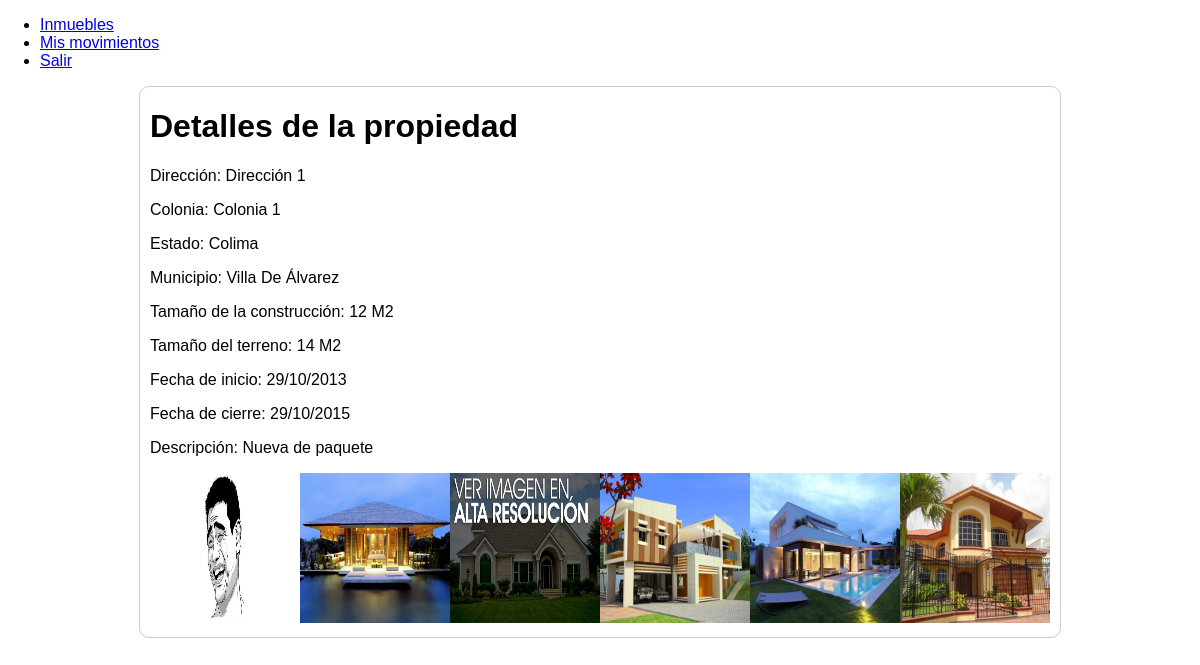
The page /ver_propiedad.php?id=7 on the database its author committed.
### tables this page shows
CREATE TABLE IF NOT EXISTS `propiedades` (
  `IdPropiedad` int(11) NOT NULL AUTO_INCREMENT,
  `Direccion` varchar(250) NOT NULL,
  `Colonia` varchar(100) NOT NULL,
  `Estado` varchar(20) NOT NULL,
  `Municipio` varchar(20) NOT NULL,
  `Construccion` varchar(20) NOT NULL,
  `Unidad1` varchar(10) NOT NULL,
  `Terreno` int(11) NOT NULL,
  `Unidad2` varchar(10) NOT NULL,
  `Precio` int(11) NOT NULL,
  `Moneda` varchar(10) NOT NULL,
  `Piso` int(11) NOT NULL,
  `Cochera` varchar(10) NOT NULL,
  `Cuarto` varchar(10) NOT NULL,
  `Bath` varchar(10) NOT NULL,
  `TOperacion` varchar(10) NOT NULL,
  `Antiguedad` varchar(20) NOT NULL,
  `TPropiedad` varchar(20) NOT NULL,
  `FInicio` varchar(10) NOT NULL,
  `FFin` varchar(10) NOT NULL,
  `Foto1` varchar(250) NOT NULL,
  `Foto2` varchar(250) NOT NULL,
  `Foto3` varchar(250) NOT NULL,
  `Foto4` varchar(250) NOT NULL,
  `Foto5` varchar(250) NOT NULL,
  `Foto6` varchar(250) NOT NULL,
  `Descripcion` varchar(500) NOT NULL,
  `Coordenadas` varchar(100) NOT NULL,
  `Disponible` varchar(2) NOT NULL,
  PRIMARY KEY (`IdPropiedad`)
);

### api/dbConfig.php (called while the page is built, shortened)
<?php
	$dbName="mapavende";
?>

### api/consultas.php (called while the page is built, shortened)
<?php
	function consultar($query){
		require('dbConfig.php');
		$conexion =  mysql_connect($serverAddress, $user, $passwd);
		$resultado= mysql_query($query, $conexion);
		$i=0;
		while ($reg2=mysql_fetch_array($resultado)){
			$arreglo[$i]=$reg2;
			$i++;
		}
		if($i==0){
			return $reg2;
		}
		else{
			return $arreglo;
		}
	}
?>

### ver_propiedad.php (the view, shortened to what this page needs)
<?php
	include ("api/consultas.php");
	$id_propiedad = $_GET["id"];
	$propiedad = consultar("SELECT * FROM propiedades WHERE IdPropiedad= $id_propiedad");
?>
<!DOCTYPE html>
<html>
	<head>
    	<link rel="stylesheet" href="assets/css/main.css">
    	<link rel="stylesheet" href="assets/css/normalize.css">
	</head>
	<body>
	<div>
	<ul>
		<li><a href="lista_propiedades.php">Inmuebles</a></li>
		<li><a href="mis_movimientos.php">Mis movimientos</a></li>
		<li><a href="exit.php">Salir</a></li>
	</ul>
	</div>
	<div class="propertyContainer">
		<div class="property">
	<h1>Detalles de la propiedad</h1>
	<?php
		echo "<p>Dirección: ".$propiedad['0']['Direccion']."</p>";
		echo "<p>Colonia: ".$propiedad['0']['Colonia']."</p>";
		echo "<p>Estado: ".$propiedad['0']['Estado']."</p>";
		echo "<p>Municipio: ".$propiedad['0']['Municipio']."</p>";
		echo "<p>Tamaño de la construcción: ".$propiedad['0']['Construccion']." ".$propiedad['0']['Unidad1']."</p>";
		echo "<p>Tamaño del terreno: ".$propiedad['0']['Terreno']." ".$propiedad['0']['Unidad2']."</p>";
		echo "<p>Fecha de inicio: ".$propiedad['0']['FInicio']."</p>";
		echo "<p>Fecha de cierre: ".$propiedad['0']['FFin']."</p>";
		echo "<p>Descripción: ".$propiedad['0']['Descripcion']."</p>";
		echo "<a href='api/".$propiedad['0']['Foto1']."'><img src='api/".$propiedad['0']['Foto1']."'width='150' height='150'></a>";
		if ($propiedad['0']['Foto2'] != ""){
			echo "<a href='api/".$propiedad['0']['Foto2']."'><img src='api/".$propiedad['0']['Foto2']."'width='150' height='150'></a>";
		}
		if ($propiedad['0']['Foto3'] != ""){
			echo "<a href='api/".$propiedad['0']['Foto3']."'><img src='api/".$propiedad['0']['Foto3']."'width='150' height='150'></a>";
		}
		if ($propiedad['0']['Foto4'] != ""){
			echo "<a href='api/".$propiedad['0']['Foto4']."'><img src='api/".$propiedad['0']['Foto4']."'width='150' height='150'></a>";
		}
		if ($propiedad['0']['Foto5'] != ""){
			echo "<a href='api/".$propiedad['0']['Foto5']."'><img src='api/".$propiedad['0']['Foto5']."'width='150' height='150'></a>";
		}
		if ($propiedad['0']['Foto6'] != ""){
			echo "<a href='api/".$propiedad['0']['Foto6']."'><img src='api/".$propiedad['0']['Foto6']."'width='150' height='150'></a>";
		}
	?>
		</div>
	</div>
	</body>
</html>

### assets/css/main.css (style rules this page uses)
.propertyContainer { width: 920px; border: 1px solid #ccc; border-radius: 10px; margin:0 auto 0 auto; }
.property { margin: 10px; }

### rows shown on the page
propiedades: Direccion "Dirección 1", Colonia "Colonia 1", Estado "Colima", Municipio "Villa De Álvarez", Construccion "12", Unidad1 "M2", Terreno "14", Unidad2 "M2", FInicio "29/10/2013", FFin "29/10/2015", Descripcion "Nueva de paquete", Foto1 (picture), Foto2 (picture), Foto3 (picture), Foto4 (picture), Foto5 (picture), Foto6 (picture)
